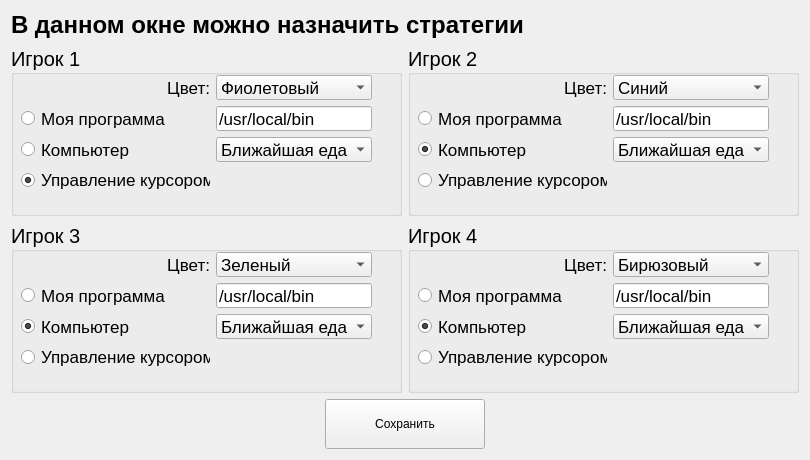
<?xml version="1.0" encoding="UTF-8"?>
<ui version="4.0">
 <class>StrategyModal</class>
 <widget class="QDialog" name="StrategyModal">
  <property name="geometry">
   <rect>
    <x>0</x>
    <y>0</y>
    <width>810</width>
    <height>460</height>
   </rect>
  </property>
  <property name="windowTitle">
   <string>Dialog</string>
  </property>
  <property name="modal">
   <bool>true</bool>
  </property>
  <layout class="QVBoxLayout" name="verticalLayout">
   <item>
    <widget class="QLabel" name="title">
     <property name="sizePolicy">
      <sizepolicy hsizetype="Preferred" vsizetype="Fixed">
       <horstretch>0</horstretch>
       <verstretch>0</verstretch>
      </sizepolicy>
     </property>
     <property name="font">
      <font>
       <pointsize>18</pointsize>
       <weight>75</weight>
       <bold>true</bold>
      </font>
     </property>
     <property name="text">
      <string>В данном окне можно назначить стратегии</string>
     </property>
    </widget>
   </item>
   <item>
    <layout class="QHBoxLayout" name="horizontalLayout">
     <item>
      <widget class="QGroupBox" name="gbx_1">
       <property name="sizePolicy">
        <sizepolicy hsizetype="Preferred" vsizetype="Expanding">
         <horstretch>0</horstretch>
         <verstretch>0</verstretch>
        </sizepolicy>
       </property>
       <property name="font">
        <font>
         <pointsize>15</pointsize>
         <weight>50</weight>
         <bold>false</bold>
        </font>
       </property>
       <property name="title">
        <string>Игрок 1</string>
       </property>
       <property name="alignment">
        <set>Qt::AlignLeading|Qt::AlignLeft|Qt::AlignVCenter</set>
       </property>
       <property name="flat">
        <bool>false</bool>
       </property>
       <property name="checkable">
        <bool>false</bool>
       </property>
       <widget class="QWidget" name="gridLayoutWidget">
        <property name="geometry">
         <rect>
          <x>10</x>
          <y>30</y>
          <width>351</width>
          <height>117</height>
         </rect>
        </property>
        <layout class="QGridLayout" name="grid_1">
         <item row="0" column="1">
          <widget class="QComboBox" name="cbx_color_1">
           <property name="font">
            <font>
             <pointsize>13</pointsize>
            </font>
           </property>
           <item>
            <property name="text">
             <string>Фиолетовый</string>
            </property>
           </item>
           <item>
            <property name="text">
             <string>Зеленый</string>
            </property>
           </item>
           <item>
            <property name="text">
             <string>Синий</string>
            </property>
           </item>
           <item>
            <property name="text">
             <string>Бирюзовый</string>
            </property>
           </item>
          </widget>
         </item>
         <item row="3" column="0">
          <widget class="QRadioButton" name="rbn_mouse_1">
           <property name="font">
            <font>
             <pointsize>13</pointsize>
            </font>
           </property>
           <property name="text">
            <string>Управление курсором</string>
           </property>
           <property name="checked">
            <bool>true</bool>
           </property>
          </widget>
         </item>
         <item row="0" column="0">
          <widget class="QLabel" name="lbl_color_1">
           <property name="font">
            <font>
             <pointsize>13</pointsize>
            </font>
           </property>
           <property name="text">
            <string>Цвет:</string>
           </property>
           <property name="alignment">
            <set>Qt::AlignRight|Qt::AlignTrailing|Qt::AlignVCenter</set>
           </property>
          </widget>
         </item>
         <item row="1" column="0">
          <widget class="QRadioButton" name="rbn_custom_1">
           <property name="font">
            <font>
             <pointsize>13</pointsize>
            </font>
           </property>
           <property name="text">
            <string>Моя программа</string>
           </property>
           <property name="checked">
            <bool>false</bool>
           </property>
          </widget>
         </item>
         <item row="2" column="0">
          <widget class="QRadioButton" name="rbn_comp_1">
           <property name="font">
            <font>
             <pointsize>13</pointsize>
            </font>
           </property>
           <property name="text">
            <string>Компьютер</string>
           </property>
           <property name="checked">
            <bool>false</bool>
           </property>
          </widget>
         </item>
         <item row="2" column="1">
          <widget class="QComboBox" name="cbx_comp_1">
           <property name="font">
            <font>
             <pointsize>13</pointsize>
            </font>
           </property>
           <item>
            <property name="text">
             <string>Ближайшая еда</string>
            </property>
           </item>
          </widget>
         </item>
         <item row="1" column="1">
          <widget class="QLineEdit" name="edt_prog_1">
           <property name="font">
            <font>
             <pointsize>13</pointsize>
            </font>
           </property>
           <property name="text">
            <string>/usr/local/bin</string>
           </property>
          </widget>
         </item>
        </layout>
       </widget>
      </widget>
     </item>
     <item>
      <widget class="QGroupBox" name="gbx_2">
       <property name="sizePolicy">
        <sizepolicy hsizetype="Preferred" vsizetype="Expanding">
         <horstretch>0</horstretch>
         <verstretch>0</verstretch>
        </sizepolicy>
       </property>
       <property name="font">
        <font>
         <pointsize>15</pointsize>
         <weight>50</weight>
         <bold>false</bold>
        </font>
       </property>
       <property name="title">
        <string>Игрок 2</string>
       </property>
       <property name="alignment">
        <set>Qt::AlignLeading|Qt::AlignLeft|Qt::AlignVCenter</set>
       </property>
       <property name="flat">
        <bool>false</bool>
       </property>
       <property name="checkable">
        <bool>false</bool>
       </property>
       <widget class="QWidget" name="gridLayoutWidget_5">
        <property name="geometry">
         <rect>
          <x>10</x>
          <y>30</y>
          <width>351</width>
          <height>117</height>
         </rect>
        </property>
        <layout class="QGridLayout" name="grid_5">
         <item row="0" column="1">
          <widget class="QComboBox" name="cbx_color_5">
           <property name="font">
            <font>
             <pointsize>13</pointsize>
            </font>
           </property>
           <property name="currentText">
            <string>Синий</string>
           </property>
           <property name="currentIndex">
            <number>2</number>
           </property>
           <item>
            <property name="text">
             <string>Фиолетовый</string>
            </property>
           </item>
           <item>
            <property name="text">
             <string>Зеленый</string>
            </property>
           </item>
           <item>
            <property name="text">
             <string>Синий</string>
            </property>
           </item>
           <item>
            <property name="text">
             <string>Бирюзовый</string>
            </property>
           </item>
          </widget>
         </item>
         <item row="3" column="0">
          <widget class="QRadioButton" name="rbn_mouse_5">
           <property name="font">
            <font>
             <pointsize>13</pointsize>
            </font>
           </property>
           <property name="text">
            <string>Управление курсором</string>
           </property>
          </widget>
         </item>
         <item row="0" column="0">
          <widget class="QLabel" name="lbl_color_5">
           <property name="font">
            <font>
             <pointsize>13</pointsize>
            </font>
           </property>
           <property name="text">
            <string>Цвет:</string>
           </property>
           <property name="alignment">
            <set>Qt::AlignRight|Qt::AlignTrailing|Qt::AlignVCenter</set>
           </property>
          </widget>
         </item>
         <item row="1" column="0">
          <widget class="QRadioButton" name="rbn_custom_5">
           <property name="font">
            <font>
             <pointsize>13</pointsize>
            </font>
           </property>
           <property name="text">
            <string>Моя программа</string>
           </property>
          </widget>
         </item>
         <item row="2" column="0">
          <widget class="QRadioButton" name="rbn_comp_5">
           <property name="font">
            <font>
             <pointsize>13</pointsize>
            </font>
           </property>
           <property name="text">
            <string>Компьютер</string>
           </property>
           <property name="checked">
            <bool>true</bool>
           </property>
          </widget>
         </item>
         <item row="2" column="1">
          <widget class="QComboBox" name="cbx_comp_5">
           <property name="font">
            <font>
             <pointsize>13</pointsize>
            </font>
           </property>
           <item>
            <property name="text">
             <string>Ближайшая еда</string>
            </property>
           </item>
          </widget>
         </item>
         <item row="1" column="1">
          <widget class="QLineEdit" name="edt_prog_5">
           <property name="font">
            <font>
             <pointsize>13</pointsize>
            </font>
           </property>
           <property name="text">
            <string>/usr/local/bin</string>
           </property>
          </widget>
         </item>
        </layout>
       </widget>
      </widget>
     </item>
    </layout>
   </item>
   <item>
    <layout class="QHBoxLayout" name="horizontalLayout_2">
     <item>
      <widget class="QGroupBox" name="gbx_3">
       <property name="sizePolicy">
        <sizepolicy hsizetype="Preferred" vsizetype="Expanding">
         <horstretch>0</horstretch>
         <verstretch>0</verstretch>
        </sizepolicy>
       </property>
       <property name="font">
        <font>
         <pointsize>15</pointsize>
         <weight>50</weight>
         <bold>false</bold>
        </font>
       </property>
       <property name="title">
        <string>Игрок 3</string>
       </property>
       <property name="alignment">
        <set>Qt::AlignLeading|Qt::AlignLeft|Qt::AlignVCenter</set>
       </property>
       <property name="flat">
        <bool>false</bool>
       </property>
       <property name="checkable">
        <bool>false</bool>
       </property>
       <widget class="QWidget" name="gridLayoutWidget_2">
        <property name="geometry">
         <rect>
          <x>10</x>
          <y>30</y>
          <width>351</width>
          <height>117</height>
         </rect>
        </property>
        <layout class="QGridLayout" name="grid_2">
         <item row="0" column="1">
          <widget class="QComboBox" name="cbx_color_7">
           <property name="font">
            <font>
             <pointsize>13</pointsize>
            </font>
           </property>
           <property name="currentText">
            <string>Зеленый</string>
           </property>
           <property name="currentIndex">
            <number>1</number>
           </property>
           <item>
            <property name="text">
             <string>Фиолетовый</string>
            </property>
           </item>
           <item>
            <property name="text">
             <string>Зеленый</string>
            </property>
           </item>
           <item>
            <property name="text">
             <string>Синий</string>
            </property>
           </item>
           <item>
            <property name="text">
             <string>Бирюзовый</string>
            </property>
           </item>
          </widget>
         </item>
         <item row="3" column="0">
          <widget class="QRadioButton" name="rbn_mouse_7">
           <property name="font">
            <font>
             <pointsize>13</pointsize>
            </font>
           </property>
           <property name="text">
            <string>Управление курсором</string>
           </property>
          </widget>
         </item>
         <item row="0" column="0">
          <widget class="QLabel" name="lbl_color_7">
           <property name="font">
            <font>
             <pointsize>13</pointsize>
            </font>
           </property>
           <property name="text">
            <string>Цвет:</string>
           </property>
           <property name="alignment">
            <set>Qt::AlignRight|Qt::AlignTrailing|Qt::AlignVCenter</set>
           </property>
          </widget>
         </item>
         <item row="1" column="0">
          <widget class="QRadioButton" name="rbn_custom_7">
           <property name="font">
            <font>
             <pointsize>13</pointsize>
            </font>
           </property>
           <property name="text">
            <string>Моя программа</string>
           </property>
          </widget>
         </item>
         <item row="2" column="0">
          <widget class="QRadioButton" name="rbn_comp_7">
           <property name="font">
            <font>
             <pointsize>13</pointsize>
            </font>
           </property>
           <property name="text">
            <string>Компьютер</string>
           </property>
           <property name="checked">
            <bool>true</bool>
           </property>
          </widget>
         </item>
         <item row="2" column="1">
          <widget class="QComboBox" name="cbx_comp_7">
           <property name="font">
            <font>
             <pointsize>13</pointsize>
            </font>
           </property>
           <item>
            <property name="text">
             <string>Ближайшая еда</string>
            </property>
           </item>
          </widget>
         </item>
         <item row="1" column="1">
          <widget class="QLineEdit" name="edt_prog_7">
           <property name="font">
            <font>
             <pointsize>13</pointsize>
            </font>
           </property>
           <property name="text">
            <string>/usr/local/bin</string>
           </property>
          </widget>
         </item>
        </layout>
       </widget>
      </widget>
     </item>
     <item>
      <widget class="QGroupBox" name="gbx_4">
       <property name="sizePolicy">
        <sizepolicy hsizetype="Preferred" vsizetype="Expanding">
         <horstretch>0</horstretch>
         <verstretch>0</verstretch>
        </sizepolicy>
       </property>
       <property name="font">
        <font>
         <pointsize>15</pointsize>
         <weight>50</weight>
         <bold>false</bold>
        </font>
       </property>
       <property name="title">
        <string>Игрок 4</string>
       </property>
       <property name="alignment">
        <set>Qt::AlignLeading|Qt::AlignLeft|Qt::AlignVCenter</set>
       </property>
       <property name="flat">
        <bool>false</bool>
       </property>
       <property name="checkable">
        <bool>false</bool>
       </property>
       <widget class="QWidget" name="gridLayoutWidget_6">
        <property name="geometry">
         <rect>
          <x>10</x>
          <y>30</y>
          <width>351</width>
          <height>117</height>
         </rect>
        </property>
        <layout class="QGridLayout" name="grid_6">
         <item row="0" column="1">
          <widget class="QComboBox" name="cbx_color_6">
           <property name="font">
            <font>
             <pointsize>13</pointsize>
            </font>
           </property>
           <property name="currentText">
            <string>Бирюзовый</string>
           </property>
           <property name="currentIndex">
            <number>3</number>
           </property>
           <item>
            <property name="text">
             <string>Фиолетовый</string>
            </property>
           </item>
           <item>
            <property name="text">
             <string>Зеленый</string>
            </property>
           </item>
           <item>
            <property name="text">
             <string>Синий</string>
            </property>
           </item>
           <item>
            <property name="text">
             <string>Бирюзовый</string>
            </property>
           </item>
          </widget>
         </item>
         <item row="3" column="0">
          <widget class="QRadioButton" name="rbn_mouse_6">
           <property name="font">
            <font>
             <pointsize>13</pointsize>
            </font>
           </property>
           <property name="text">
            <string>Управление курсором</string>
           </property>
          </widget>
         </item>
         <item row="0" column="0">
          <widget class="QLabel" name="lbl_color_6">
           <property name="font">
            <font>
             <pointsize>13</pointsize>
            </font>
           </property>
           <property name="text">
            <string>Цвет:</string>
           </property>
           <property name="alignment">
            <set>Qt::AlignRight|Qt::AlignTrailing|Qt::AlignVCenter</set>
           </property>
          </widget>
         </item>
         <item row="1" column="0">
          <widget class="QRadioButton" name="rbn_custom_6">
           <property name="font">
            <font>
             <pointsize>13</pointsize>
            </font>
           </property>
           <property name="text">
            <string>Моя программа</string>
           </property>
          </widget>
         </item>
         <item row="2" column="0">
          <widget class="QRadioButton" name="rbn_comp_6">
           <property name="font">
            <font>
             <pointsize>13</pointsize>
            </font>
           </property>
           <property name="text">
            <string>Компьютер</string>
           </property>
           <property name="checked">
            <bool>true</bool>
           </property>
          </widget>
         </item>
         <item row="2" column="1">
          <widget class="QComboBox" name="cbx_comp_6">
           <property name="font">
            <font>
             <pointsize>13</pointsize>
            </font>
           </property>
           <item>
            <property name="text">
             <string>Ближайшая еда</string>
            </property>
           </item>
          </widget>
         </item>
         <item row="1" column="1">
          <widget class="QLineEdit" name="edt_prog_6">
           <property name="font">
            <font>
             <pointsize>13</pointsize>
            </font>
           </property>
           <property name="text">
            <string>/usr/local/bin</string>
           </property>
          </widget>
         </item>
        </layout>
       </widget>
      </widget>
     </item>
    </layout>
   </item>
   <item>
    <layout class="QHBoxLayout" name="horizontalLayout_3">
     <item>
      <spacer name="horizontalSpacer">
       <property name="orientation">
        <enum>Qt::Horizontal</enum>
       </property>
       <property name="sizeHint" stdset="0">
        <size>
         <width>40</width>
         <height>20</height>
        </size>
       </property>
      </spacer>
     </item>
     <item>
      <widget class="QPushButton" name="pushButton">
       <property name="minimumSize">
        <size>
         <width>160</width>
         <height>50</height>
        </size>
       </property>
       <property name="text">
        <string>Сохранить</string>
       </property>
       <property name="checkable">
        <bool>false</bool>
       </property>
       <property name="autoDefault">
        <bool>false</bool>
       </property>
       <property name="default">
        <bool>false</bool>
       </property>
       <property name="flat">
        <bool>false</bool>
       </property>
      </widget>
     </item>
     <item>
      <spacer name="horizontalSpacer_2">
       <property name="orientation">
        <enum>Qt::Horizontal</enum>
       </property>
       <property name="sizeHint" stdset="0">
        <size>
         <width>40</width>
         <height>20</height>
        </size>
       </property>
      </spacer>
     </item>
    </layout>
   </item>
  </layout>
 </widget>
 <resources/>
 <connections>
  <connection>
   <sender>pushButton</sender>
   <signal>pressed()</signal>
   <receiver>StrategyModal</receiver>
   <slot>accept()</slot>
   <hints>
    <hint type="sourcelabel">
     <x>404</x>
     <y>422</y>
    </hint>
    <hint type="destinationlabel">
     <x>404</x>
     <y>229</y>
    </hint>
   </hints>
  </connection>
 </connections>
</ui>
